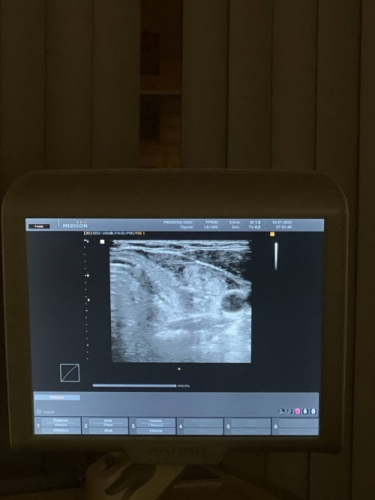
#> input picture screen foto/dataset 2024-04-21 14_33_36/images/val/121.jpg, 375 x 500 px, found by its file name
$ python check_mask_plt.py
#> lines starting #> are read from the running program, lines starting #| are printed output that depends on the picture; after the words box and inside, x2 and y2 are one past the last pixel; in counts of white or black regions, pixels touching at a corner belong together; pictures that were not available may be replaced by others from this repository, and a replacement may not be noted
import cv2
import numpy as np

# Загрузка изображения
image_path = 'screen foto/dataset 2024-04-21 14_33_36/img/121.jpg'
image = cv2.imread(image_path)
#> image is the input picture: shape (500, 375, 3); mean B, G, R 46.9, 52.8, 52.7

# Загрузка маски (например, бинарная маска)
mask_path = 'screen foto/dataset 2024-04-21 14_33_36/masks/121_mask.png'
mask = cv2.imread(mask_path, cv2.IMREAD_GRAYSCALE)
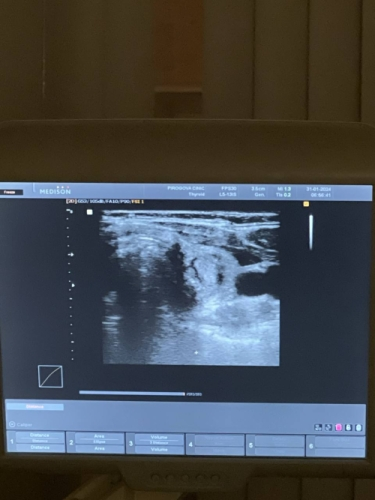
#> input picture screen foto/dataset 2024-04-21 14_33_36/images/val/106.jpg, 375 x 500 px, given in place of 121_mask.png, which was not available
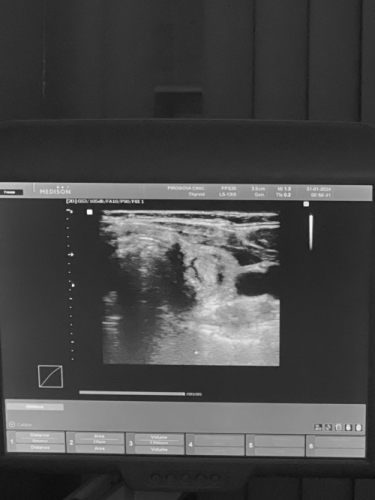
#> mask: shape (500, 375); min 12, max 251, mean 71.7

_, binary_mask = cv2.threshold(mask, 127, 255, cv2.THRESH_BINARY)
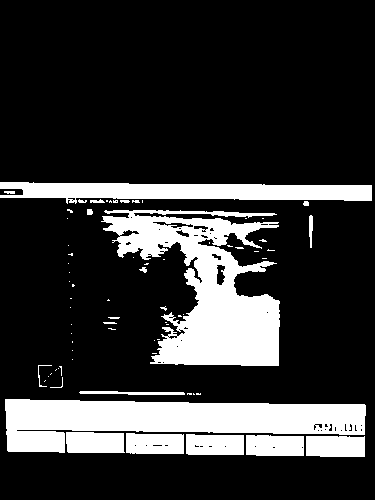
#> binary_mask: shape (500, 375); 20.5% white; 72 white regions (51 under 20 px), largest, box (x1, y1, x2, y2) and area: (101, 210, 280, 366) 14115, (5, 399, 366, 453) 11966, (0, 182, 372, 204) 5582

masked_image = cv2.bitwise_and(image, image, mask=binary_mask)
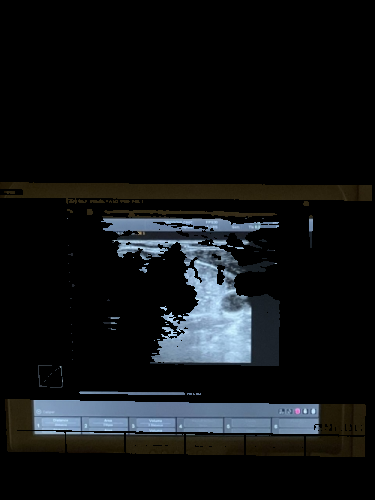
#> masked_image: shape (500, 375, 3); mean B, G, R 20.2, 18.6, 16.4

cv2.imshow('Original Image', image)
cv2.imshow('Mask', binary_mask)
cv2.imshow('Masked Image', masked_image)

cv2.waitKey(0)
cv2.destroyAllWindows()
